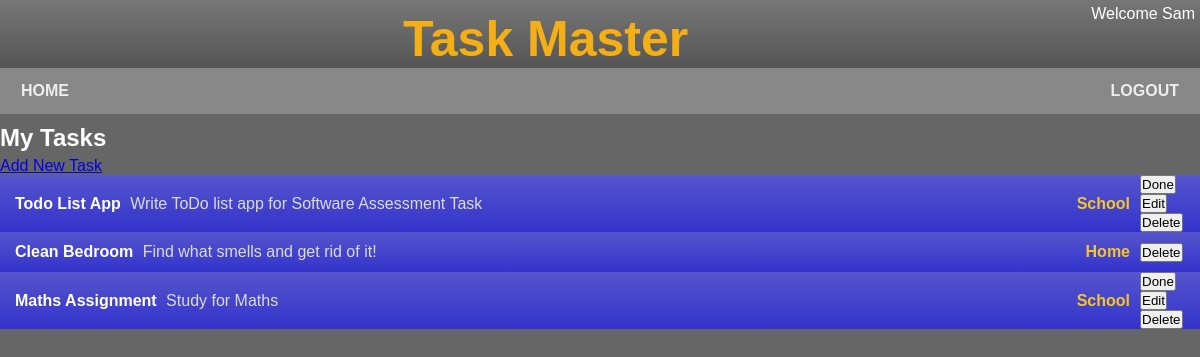
The app's page /index (signed in) with its own data.
### app/models/user.py (models this page shows, shortened)
class User(UserMixin, db.Model):
  id = db.Column(db.Integer, primary_key=True)
  username = db.Column(db.String(32), index=True, unique=True)
  display_name = db.Column(db.String(32))
  school_id = db.Column(db.Integer)
  access = db.Column(db.Integer, default=ACCESS['basic'])
  email = db.Column(db.String(120), index=True, unique=True)
  email_verified = db.Column(db.Integer)
  password_hash = db.Column(db.String(128))
  last_seen = db.Column(db.DateTime)
  created_at = db.Column(db.DateTime, default=db.func.datetime('now')) #default=db.func.utc_timestamp())
  last_modified = db.Column(db.DateTime, default=db.func.datetime('now'), onupdate=db.func.datetime('now')) #, default=db.func.utc_timestamp(), onupdate=db.func.utc_timestamp())
  tasks = db.relationship('Task', backref='user', lazy=True)
  def update_last_seen(self):
    last_seen = self.last_seen if self.last_seen else datetime.fromtimestamp(0)
    if (datetime.utcnow() - last_seen).total_seconds() > 600:  # More than 10 minutes ago
     self.last_seen = datetime.utcnow()
     db.session.commit()

### app/models/task.py (models this page shows, shortened)
class Task(db.Model):
  id = db.Column(db.Integer, primary_key=True)
  user_id = db.Column(db.Integer, db.ForeignKey('user.id'))
  name = db.Column(db.String(32))
  description = db.Column(db.String(250))
  category = db.Column(db.String(10))
  status = db.Column(db.Integer,default=STS_NEW)
  due_by = db.Column(db.DateTime)
  created_at = db.Column(db.DateTime, default=db.func.datetime('now'))
  def is_outstanding(self):
    return self.status < STS_COMPLETED

### app/main/main_routes.py (the view)
@bp.route('/')
@bp.route('/index')
def home():
    if not current_user.is_authenticated:
      return redirect(url_for('.login'))
    return render_template('index.html', title='Home')

### app/main/__init__.py (called while the page is built)
def init_app(app):
    app.register_blueprint(bp)
    app.register_error_handler(403, error_forbidden)
    login.login_view = 'main.login'
    login.init_app(app)
    @app.context_processor
    def inject_default_template_variables():
         return dict(h=helpers)
    @app.before_request
    def update_last_seen():
      if current_user.is_authenticated:
        current_user.update_last_seen()

### app/models/user.py (called while the page is built)
@login.user_loader
def load_user(id):
  return User.query.get(int(id))

### app/templates/index.html
{% extends "base.html" %}
{% block head %}
  <link rel="stylesheet" href="{{ url_for('static', filename='tasks.css') }}">
{% endblock %}
{% block content %}
  <h2>My Tasks</h2>
  <a href="{{ url_for('main.new_task') }}" class="btn">Add New Task</a>
  <div class="tasks">
    {% for task in current_user.tasks %}
      <div class="task">
        <div class="task-info">
          <div class="task-name">
            {{ task.name }}
          </div>
          <div class="task-description">
            {{ task.description }}
          </div>
      </div>
        <div class="task-category">
          {{ task.category }}
        </div>
        <div class="task-btns">
          {% if task.is_outstanding() %}
            <form action="{{ url_for('main.complete_task', id=task.id) }}" method="POST">
              <button type="submit">Done</button>
            </form>
            <form action="{{ url_for('main.edit_task', id=task.id) }}" method="POST">
              <button type="submit">Edit</button>
            </form>
          {% endif %}
            <form action="{{ url_for('main.delete_task', id=task.id) }}" method="POST">
              <button type="submit">Delete</button>
            </form>
        </div>
      </div>
    {% endfor %}
  </div>
{% endblock %}

### app/templates/base.html (shortened to what this page needs)
 <!DOCTYPE html>
<html xmlns="http://www.w3.org/1999/xhtml" lang="en" xml:lang="en">
  <head>
    <link rel="stylesheet" href="{{ url_for('static', filename='base.css') }}">
    {% block head %}{% endblock %}
  </head>
  <body>
    {% include '_header.html' %}
    <div id="page">
      {% block content %}{% endblock %}
    </div>
   </body>
</html>

### app/templates/_header.html
<div id="header">
  <div id="userinfo">
    {% if current_user.is_authenticated %}
      <div id="user">Welcome {{current_user.display_name }}</div>
    {% endif %}
  </div>
  <span class="title">Task Master</span>
</div>
<div id="menubar">
  <ul>
    {% if not current_user.is_anonymous %}
      <li><a href="{{ url_for('.home') }}">HOME</a></li>
      <li class="right"><a href="{{ url_for('main.logout') }}">LOGOUT</a></li>
    {% endif %}
  </ul>
</div>

### app/static/base.css (style rules this page uses)
* { margin: 0px; padding: 0px; box-sizing: border-box; }
body { color: #fff; background: #666; font-family: Arial, Helvetica, sans-serif; }
#header { overflow: hidden; background: linear-gradient(#777, #555); text-align: center; }
#header .title { color: rgb(244, 174, 22); font-family: Arial, Helvetica, sans-serif; font-weight: bold; font-size: 50px; display: inline-block; margin-top: 10px; }
#userinfo { float:right; text-align:right; margin-top: 5px; margin-right: 5px; }
#menubar { font-family: Arial, Helvetica, sans-serif; font-weight: bold; color: #eee; background: #888; }
#menubar ul { list-style-type: none; overflow: hidden; margin: 0; padding: 0; }
#menubar li { float: left; display: inline-block; padding: 14px 5px; text-align: center; }
#menubar li.right { float: right; }
#menubar li a { text-decoration: none; padding: 10px 16px; color: #eee; }

### app/static/tasks.css (style rules this page uses)
.tasks { flex: 1; }
.task { min-height: 40px; display: flex; align-items: center; background:#666; }
h2 { padding-top: 10px; padding-bottom: 5px; }
.task-btns { min-width: 60px; }
.task { background: linear-gradient(#55c,#33c); }
.task-info { padding-left: 10px; flex: 1; }
.task-name { display: inline-block; padding-left: 5px; color: #fff; font-weight: bold; }
.task-description { display: inline-block; padding-left: 5px; padding-top: 5px; padding-bottom: 5px; color: #dcdcdc; }
.task-category { margin-right: 10px; color: #f6c525; font-weight: bold; padding-left: 10px; }

### records on screen
User: display_name "Sam"
Task: name "Todo List App", description "Write ToDo list app for Software Assessment Task", category "School"
Task: name "Clean Bedroom", description "Find what smells and get rid of it!", category "Home"
Task: name "Maths Assignment", description "Study for Maths", category "School"
